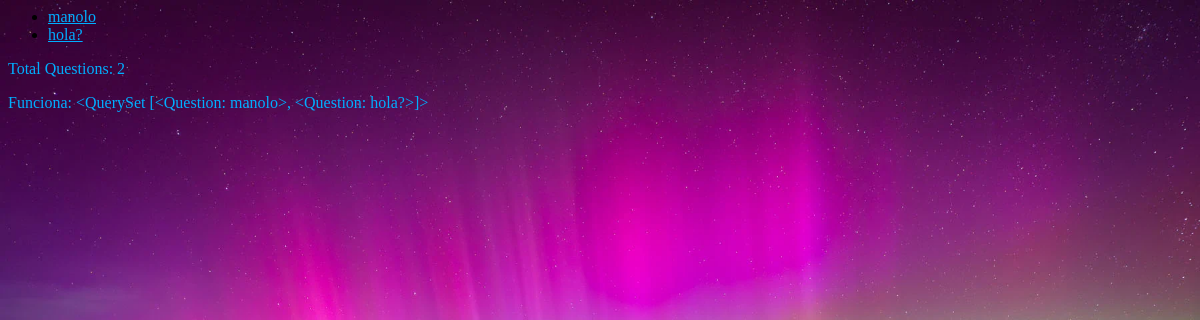
The page /polls/ on the database as committed earlier.
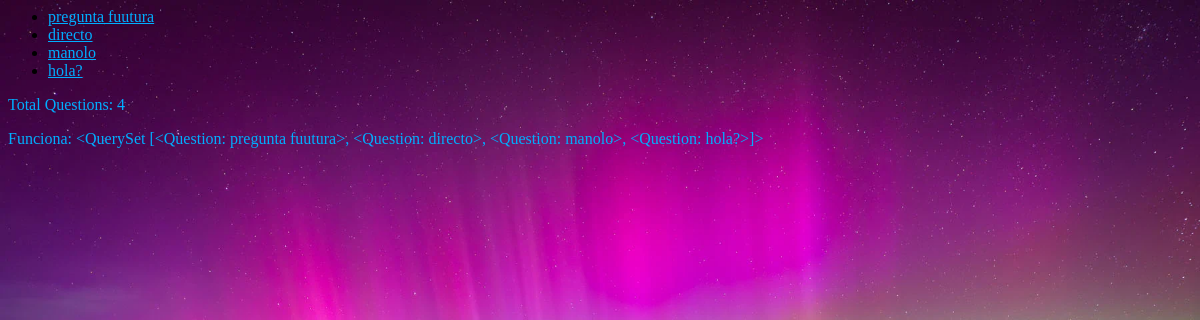
The same page on the database as committed later.
### polls/models.py (models this page shows, shortened)
class Question(models.Model):
    question_text = models.CharField(max_length=200)
    pub_date = models.DateTimeField("date published")
    def __str__(self):
        return self.question_text

### polls/views.py (the view)
# urls.py: path("", views.IndexView.as_view(), name="index"),
class IndexView(generic.ListView):
    template_name = "polls/index.html"
    context_object_name = "latest_question_list"
    def get_queryset(self):
        latest_question_list = Question.objects.filter(pub_date__lte=timezone.now()).order_by("-pub_date")[:5]
        return latest_question_list
    def get_context_data(self, **kwargs):
        context = super().get_context_data(**kwargs)
        context["hola"]="funciona bien?¿"
        context["total_questions"] = Question.objects.count()
        return context

### polls/templates/polls/index.html
{% load static %}
</body>
<link rel="stylesheet" href="{% static 'polls/style.css' %}">
{% if latest_question_list %}
    <ul>
    {% for question in latest_question_list %}
        <li><a href="{% url 'polls:detail' question.id %}">{{ question.question_text }}</a></li>
    {% endfor %}
    </ul>
{% else %}
    <p>No polls are available.</p>
{% endif %}
<p>Total Questions: {{ total_questions }}</p>
<p>Funciona: {{ object_list }}</p>
</body>

### polls/static/polls/style.css (style rules this page uses)
li a { color: rgb(0, 174, 255); }
p { color: rgb(0, 174, 255); }

Rows that differ between the two databases and show on the page:
added Question: question_text "pregunta fuutura", question_text.question_text "<QuerySet [<Question: pregunta fuutura>, <Question: directo>, <Question: manolo>, <Question: hola?>]>"
added Question: question_text "directo"
Other text that changed with them:
{{ total_questions }}: "2" → "4"
{{ object_list }}: "<QuerySet [<Question: manolo>, <Question: hola?>]>" → "<QuerySet [<Question: pregunta fuutura>, <Question: directo>, <Question: manolo>, <Question: hola?>]>"
